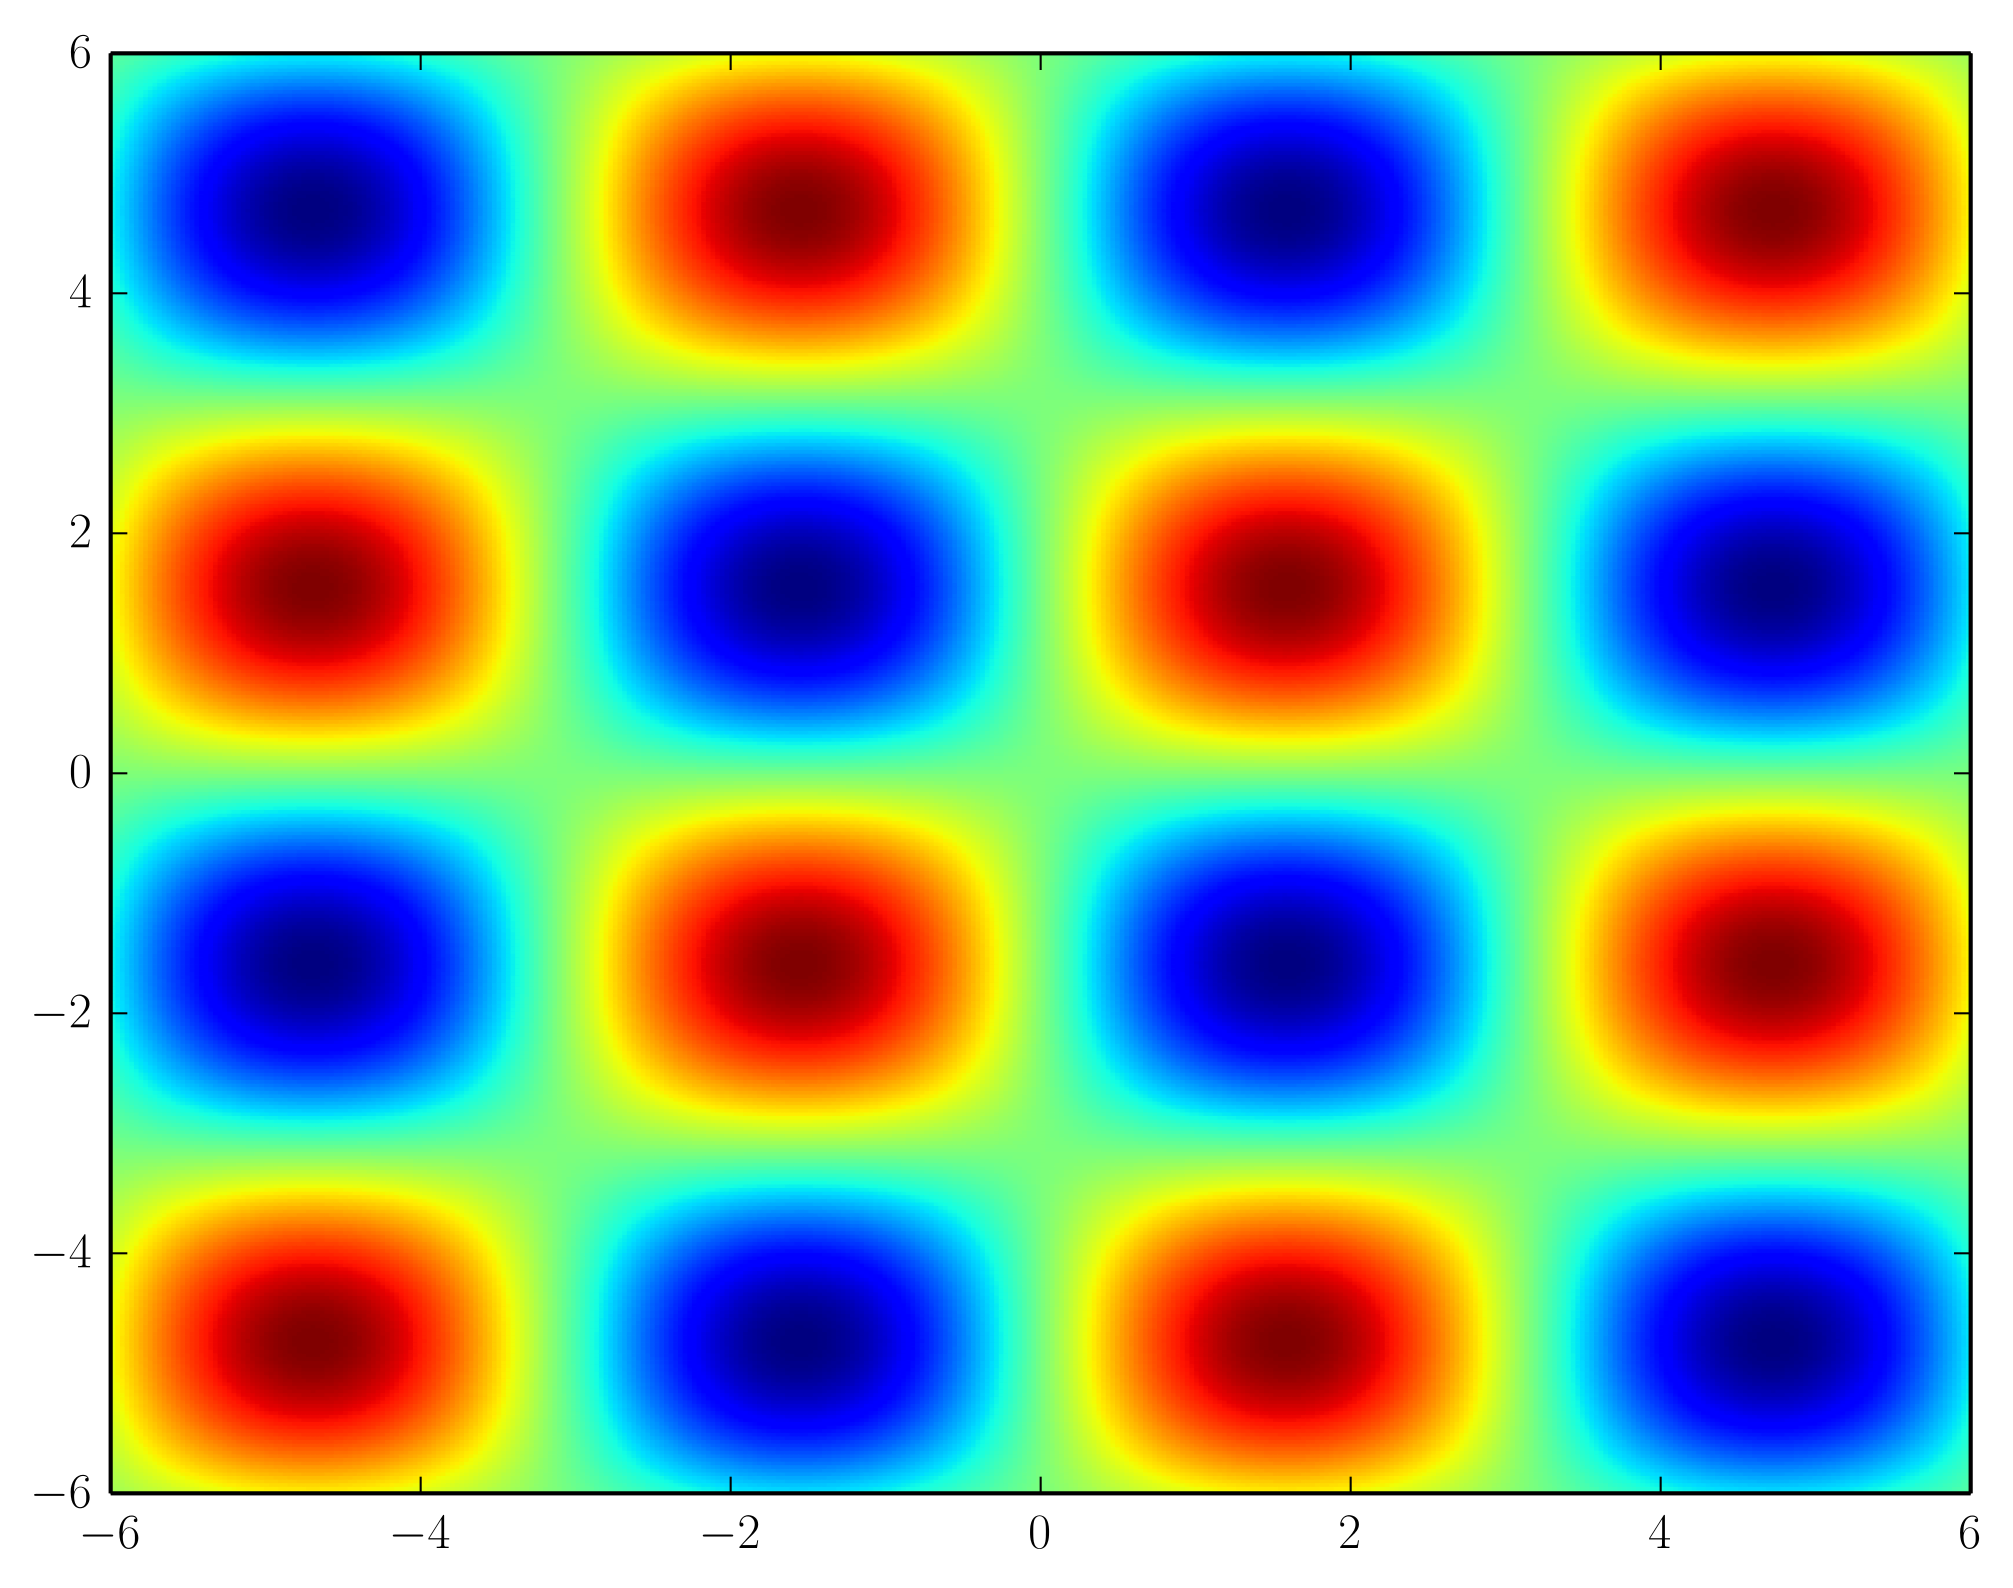

Source code (Python):
import numpy as np 
from matplotlib import pyplot as plt 
n = 401 
x = np.linspace(-6, 6, n) 
y = np.linspace(-6, 6, n) 
X, Y = np.meshgrid(x, y) 
C = np.sin(X) * np.sin(Y) 
plt.pcolormesh(X, Y, C)
plt.show()
